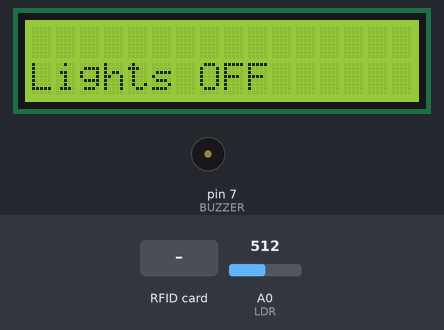
This sketch was run on a simulated Arduino Uno, built with avr-gcc and run on an emulated ATmega328P. On the bench: 16×2 character LCD, buzzer (waves = sounding, pin HIGH). Wiring (inferred from the names in the program): 2 × IR receiver: data pin 2 / data pin 3. The inputs (shaded band) are chosen by the test bench; at power-on: A0 (LDR) = 512. Pins used as bus, display or sensor lines are not drawn; what the sketch prints to the serial monitor is not drawn.

Above: at 3.3 s.
3.4 s: RFID card 5E 7A 19 C4 held to the reader
At 4.4 s:
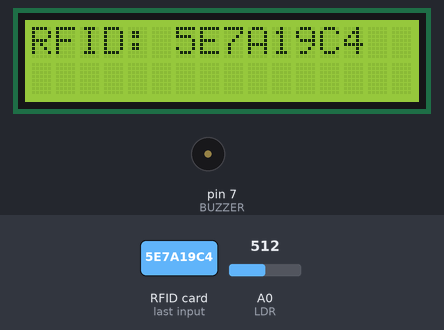
6.4 s: A0 (LDR) set to 406
7.9 s: A0 (LDR) set to 382
At 8.9 s:
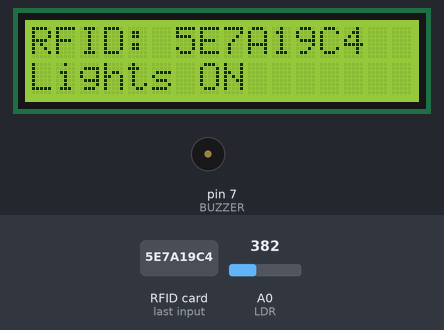
9.4 s: A0 (LDR) set to 410
At 10.6 s:
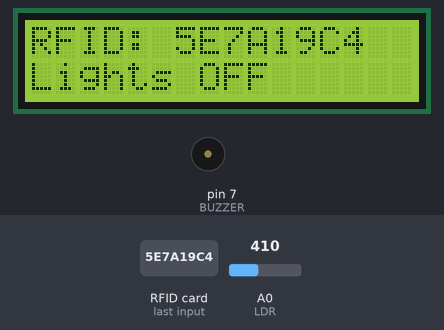
10.9 s: A0 (LDR) set to 390
At 12.2 s:
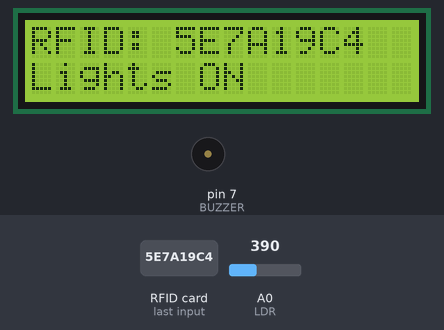
Timing chart, 0 to 13.4 s (numbered marks = the images above; inputs shaded):
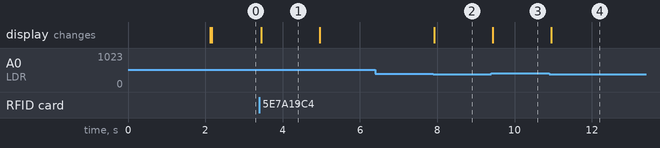

The sketch:

smart_library_system.ino
```cpp
#include <SPI.h>
#include <MFRC522.h>
#include <LiquidCrystal_I2C.h>

#define SS_PIN 10
#define RST_PIN 9
#define IR_ENTRY 2
#define IR_EXIT 3
#define LDR A0
#define BUZZER 7

MFRC522 rfid(SS_PIN, RST_PIN);
LiquidCrystal_I2C lcd(0x27, 16, 2);

int count = 0;

void setup() {
  Serial.begin(9600);
  SPI.begin();
  rfid.PCD_Init();
  lcd.init();
  lcd.backlight();
  pinMode(IR_ENTRY, INPUT);
  pinMode(IR_EXIT, INPUT);
  pinMode(LDR, INPUT);
  pinMode(BUZZER, OUTPUT);
  lcd.setCursor(0, 0);
  lcd.print("Smart Library");
  delay(2000);
  lcd.clear();
}

void loop() {
  // RFID Authentication
  if (rfid.PICC_IsNewCardPresent() && rfid.PICC_ReadCardSerial()) {
    String uid = "";
    for (byte i = 0; i < rfid.uid.size; i++) {
      uid += String(rfid.uid.uidByte[i], HEX);
    }
    uid.toUpperCase();
    lcd.clear();
    lcd.print("RFID: " + uid);
    Serial.println("RFID Card: " + uid);
    delay(1500);
    rfid.PICC_HaltA();
  }

  // Entry Detection
  if (digitalRead(IR_ENTRY) == LOW) {
    count++;
    lcd.clear();
    lcd.print("People In: ");
    lcd.print(count);
    delay(1000);
  }

  // Exit Detection
  if (digitalRead(IR_EXIT) == LOW && count > 0) {
    count--;
    lcd.clear();
    lcd.print("People In: ");
    lcd.print(count);
    delay(1000);
  }

  // LDR Light Control
  int lightValue = analogRead(LDR);
  if (lightValue < 400) {
    lcd.setCursor(0, 1);
    lcd.print("Lights ON ");
  } else {
    lcd.setCursor(0, 1);
    lcd.print("Lights OFF");
  }

  // Unauthorized Access Alert
  if (digitalRead(IR_ENTRY) == LOW && !rfid.PICC_IsNewCardPresent()) {
    digitalWrite(BUZZER, HIGH);
    lcd.clear();
    lcd.print("Alert! No RFID");
    delay(2000);
    digitalWrite(BUZZER, LOW);
  }
}
```

Measured:
- the behaviour switches between 400 and 399 on A0 (LDR) (found by bisection; images 1 and 2)
- after the input at 3.4 s, the display: changes after 0.05 s (image 1)
- after the input at 6.4 s, every drawn part: stays the same
- after the input at 7.9 s, the display: changes at once (image 2)
- after the input at 9.4 s, the display: changes at once (image 3)
- after the input at 10.9 s, the display: changes at once (image 4)
- what the display in image 1 shows lasts 1.5 s, from 3.5 s to 5.0 s
